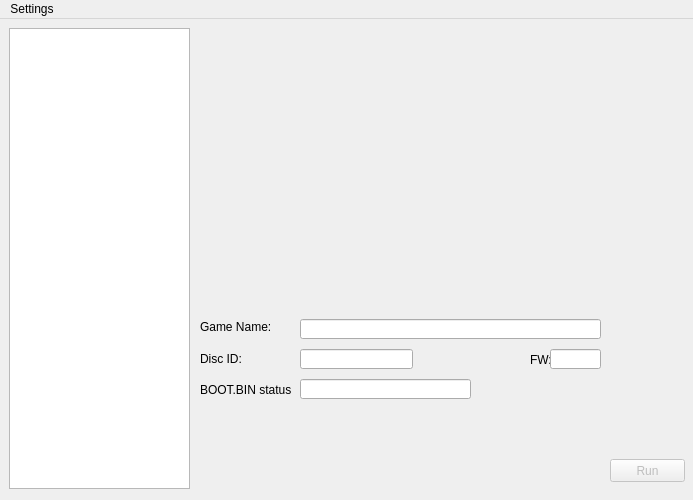
<?xml version="1.0" encoding="UTF-8"?>
<ui version="4.0">
 <class>pcspfrontendClass</class>
 <widget class="QMainWindow" name="pcspfrontendClass">
  <property name="enabled">
   <bool>true</bool>
  </property>
  <property name="geometry">
   <rect>
    <x>0</x>
    <y>0</y>
    <width>693</width>
    <height>500</height>
   </rect>
  </property>
  <property name="sizePolicy">
   <sizepolicy hsizetype="Fixed" vsizetype="Fixed">
    <horstretch>0</horstretch>
    <verstretch>0</verstretch>
   </sizepolicy>
  </property>
  <property name="minimumSize">
   <size>
    <width>693</width>
    <height>500</height>
   </size>
  </property>
  <property name="maximumSize">
   <size>
    <width>693</width>
    <height>500</height>
   </size>
  </property>
  <property name="windowTitle">
   <string>PCSP - XMB</string>
  </property>
  <property name="windowIcon">
   <iconset resource="qt4_pcsp-xmb.qrc">
    <normaloff>:/../../res/pcsp.ico</normaloff>:/../../res/pcsp.ico</iconset>
  </property>
  <property name="styleSheet">
   <string/>
  </property>
  <widget class="QWidget" name="centralWidget">
   <property name="sizePolicy">
    <sizepolicy hsizetype="Expanding" vsizetype="Expanding">
     <horstretch>0</horstretch>
     <verstretch>0</verstretch>
    </sizepolicy>
   </property>
   <widget class="QListWidget" name="icon0list">
    <property name="geometry">
     <rect>
      <x>9</x>
      <y>9</y>
      <width>181</width>
      <height>461</height>
     </rect>
    </property>
    <property name="sizePolicy">
     <sizepolicy hsizetype="Preferred" vsizetype="Maximum">
      <horstretch>0</horstretch>
      <verstretch>0</verstretch>
     </sizepolicy>
    </property>
    <property name="iconSize">
     <size>
      <width>144</width>
      <height>80</height>
     </size>
    </property>
    <property name="textElideMode">
     <enum>Qt::ElideNone</enum>
    </property>
    <property name="movement">
     <enum>QListView::Static</enum>
    </property>
    <property name="spacing">
     <number>4</number>
    </property>
    <property name="viewMode">
     <enum>QListView::IconMode</enum>
    </property>
    <property name="modelColumn">
     <number>0</number>
    </property>
   </widget>
   <widget class="pic1labelclass" name="pic1label">
    <property name="geometry">
     <rect>
      <x>200</x>
      <y>10</y>
      <width>480</width>
      <height>272</height>
     </rect>
    </property>
    <property name="minimumSize">
     <size>
      <width>480</width>
      <height>272</height>
     </size>
    </property>
    <property name="maximumSize">
     <size>
      <width>480</width>
      <height>272</height>
     </size>
    </property>
    <property name="text">
     <string/>
    </property>
   </widget>
   <widget class="psfLineEdit" name="gameNameEdit">
    <property name="geometry">
     <rect>
      <x>300</x>
      <y>300</y>
      <width>301</width>
      <height>20</height>
     </rect>
    </property>
    <property name="readOnly">
     <bool>true</bool>
    </property>
   </widget>
   <widget class="QLabel" name="label">
    <property name="geometry">
     <rect>
      <x>200</x>
      <y>300</y>
      <width>71</width>
      <height>16</height>
     </rect>
    </property>
    <property name="text">
     <string>Game Name:</string>
    </property>
   </widget>
   <widget class="QLabel" name="label_2">
    <property name="geometry">
     <rect>
      <x>200</x>
      <y>330</y>
      <width>41</width>
      <height>20</height>
     </rect>
    </property>
    <property name="text">
     <string>Disc ID:</string>
    </property>
   </widget>
   <widget class="psfLineEdit" name="discIdEdit">
    <property name="geometry">
     <rect>
      <x>300</x>
      <y>330</y>
      <width>113</width>
      <height>20</height>
     </rect>
    </property>
    <property name="readOnly">
     <bool>true</bool>
    </property>
   </widget>
   <widget class="QLabel" name="label_3">
    <property name="geometry">
     <rect>
      <x>530</x>
      <y>330</y>
      <width>21</width>
      <height>21</height>
     </rect>
    </property>
    <property name="text">
     <string>FW:</string>
    </property>
   </widget>
   <widget class="psfLineEdit" name="firmwareEdit">
    <property name="geometry">
     <rect>
      <x>550</x>
      <y>330</y>
      <width>51</width>
      <height>20</height>
     </rect>
    </property>
    <property name="readOnly">
     <bool>true</bool>
    </property>
   </widget>
   <widget class="QLabel" name="label_4">
    <property name="geometry">
     <rect>
      <x>200</x>
      <y>360</y>
      <width>91</width>
      <height>21</height>
     </rect>
    </property>
    <property name="text">
     <string>BOOT.BIN status:</string>
    </property>
   </widget>
   <widget class="psfLineEdit" name="lineEdit">
    <property name="geometry">
     <rect>
      <x>300</x>
      <y>360</y>
      <width>171</width>
      <height>20</height>
     </rect>
    </property>
   </widget>
   <widget class="runButtonclass" name="runButton">
    <property name="enabled">
     <bool>false</bool>
    </property>
    <property name="geometry">
     <rect>
      <x>610</x>
      <y>440</y>
      <width>75</width>
      <height>23</height>
     </rect>
    </property>
    <property name="text">
     <string>Run</string>
    </property>
    <property name="autoDefault">
     <bool>false</bool>
    </property>
    <property name="flat">
     <bool>false</bool>
    </property>
   </widget>
  </widget>
  <widget class="QMenuBar" name="menuBar">
   <property name="geometry">
    <rect>
     <x>0</x>
     <y>0</y>
     <width>693</width>
     <height>24</height>
    </rect>
   </property>
   <widget class="QMenu" name="menuFile">
    <property name="title">
     <string>Settings</string>
    </property>
    <addaction name="actionChange_UMD_Location"/>
   </widget>
   <addaction name="menuFile"/>
  </widget>
  <action name="actionChange_UMD_Location">
   <property name="text">
    <string>Change UMD Location</string>
   </property>
  </action>
 </widget>
 <layoutdefault spacing="6" margin="11"/>
 <customwidgets>
  <customwidget>
   <class>pic1labelclass</class>
   <extends>QLabel</extends>
   <header>qt4_pic1label.h</header>
   <slots>
    <slot>displaypic()</slot>
    <slot>displaypic(QListWidgetItem*)</slot>
   </slots>
  </customwidget>
  <customwidget>
   <class>psfLineEdit</class>
   <extends>QLineEdit</extends>
   <header>qt4_psflineedit.h</header>
   <slots>
    <slot>setpsfInfo(QListWidgetItem*)</slot>
    <slot>checkbootbin(QListWidgetItem*)</slot>
   </slots>
  </customwidget>
  <customwidget>
   <class>runButtonclass</class>
   <extends>QPushButton</extends>
   <header>qt4_runButton.h</header>
   <slots>
    <slot>enableRunButton(QListWidgetItem*)</slot>
   </slots>
  </customwidget>
 </customwidgets>
 <resources>
  <include location="qt4_pcsp-xmb.qrc"/>
 </resources>
 <connections>
  <connection>
   <sender>icon0list</sender>
   <signal>itemClicked(QListWidgetItem*)</signal>
   <receiver>pic1label</receiver>
   <slot>displaypic(QListWidgetItem*)</slot>
   <hints>
    <hint type="sourcelabel">
     <x>69</x>
     <y>262</y>
    </hint>
    <hint type="destinationlabel">
     <x>394</x>
     <y>180</y>
    </hint>
   </hints>
  </connection>
  <connection>
   <sender>icon0list</sender>
   <signal>itemClicked(QListWidgetItem*)</signal>
   <receiver>gameNameEdit</receiver>
   <slot>setpsfInfo(QListWidgetItem*)</slot>
   <hints>
    <hint type="sourcelabel">
     <x>85</x>
     <y>379</y>
    </hint>
    <hint type="destinationlabel">
     <x>315</x>
     <y>331</y>
    </hint>
   </hints>
  </connection>
  <connection>
   <sender>icon0list</sender>
   <signal>itemClicked(QListWidgetItem*)</signal>
   <receiver>discIdEdit</receiver>
   <slot>setpsfInfo(QListWidgetItem*)</slot>
   <hints>
    <hint type="sourcelabel">
     <x>94</x>
     <y>442</y>
    </hint>
    <hint type="destinationlabel">
     <x>412</x>
     <y>359</y>
    </hint>
   </hints>
  </connection>
  <connection>
   <sender>icon0list</sender>
   <signal>itemClicked(QListWidgetItem*)</signal>
   <receiver>firmwareEdit</receiver>
   <slot>setpsfInfo(QListWidgetItem*)</slot>
   <hints>
    <hint type="sourcelabel">
     <x>117</x>
     <y>464</y>
    </hint>
    <hint type="destinationlabel">
     <x>600</x>
     <y>359</y>
    </hint>
   </hints>
  </connection>
  <connection>
   <sender>icon0list</sender>
   <signal>itemClicked(QListWidgetItem*)</signal>
   <receiver>lineEdit</receiver>
   <slot>checkbootbin(QListWidgetItem*)</slot>
   <hints>
    <hint type="sourcelabel">
     <x>126</x>
     <y>416</y>
    </hint>
    <hint type="destinationlabel">
     <x>356</x>
     <y>398</y>
    </hint>
   </hints>
  </connection>
  <connection>
   <sender>icon0list</sender>
   <signal>itemClicked(QListWidgetItem*)</signal>
   <receiver>runButton</receiver>
   <slot>enableRunButton(QListWidgetItem*)</slot>
   <hints>
    <hint type="sourcelabel">
     <x>143</x>
     <y>477</y>
    </hint>
    <hint type="destinationlabel">
     <x>673</x>
     <y>483</y>
    </hint>
   </hints>
  </connection>
  <connection>
   <sender>runButton</sender>
   <signal>clicked()</signal>
   <receiver>runButton</receiver>
   <slot>click()</slot>
   <hints>
    <hint type="sourcelabel">
     <x>647</x>
     <y>473</y>
    </hint>
    <hint type="destinationlabel">
     <x>647</x>
     <y>473</y>
    </hint>
   </hints>
  </connection>
  <connection>
   <sender>actionChange_UMD_Location</sender>
   <signal>triggered()</signal>
   <receiver>pcspfrontendClass</receiver>
   <slot>menu_changeUmdPath()</slot>
   <hints>
    <hint type="sourcelabel">
     <x>-1</x>
     <y>-1</y>
    </hint>
    <hint type="destinationlabel">
     <x>346</x>
     <y>249</y>
    </hint>
   </hints>
  </connection>
 </connections>
 <slots>
  <slot>menu_changeUmdPath()</slot>
 </slots>
</ui>
